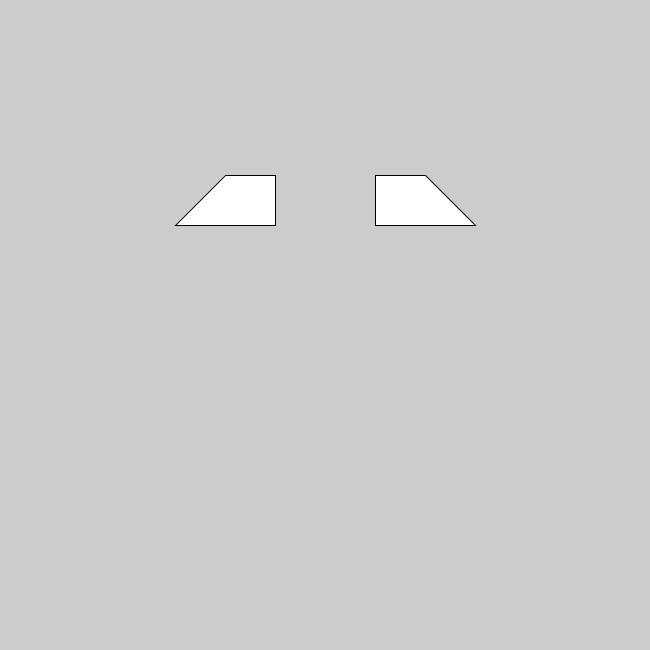
Frame 1 (no input)
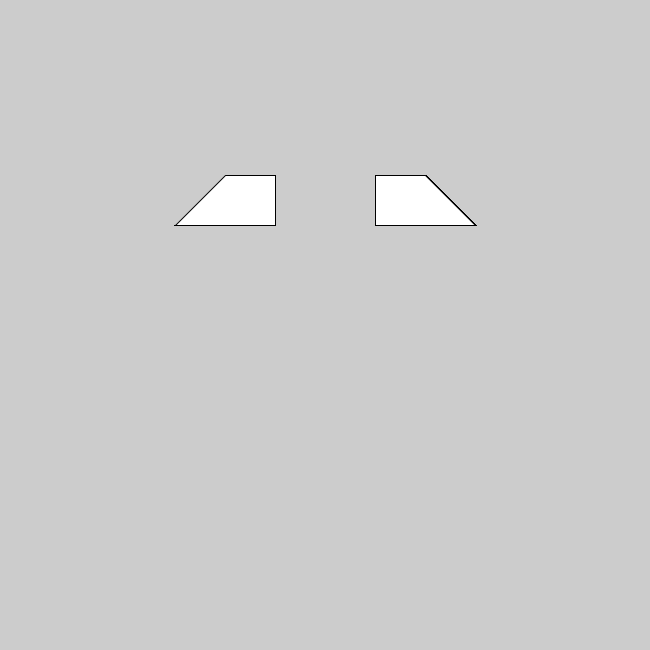
Frame 60 (the mouse pressed at the canvas centre just before this capture)
Frame 120 (the mouse held since frame 60 and released just before this capture): identical to frame 60, image omitted

The Processing sketch that drew these frames (run headless with seeded random() and noise(); from frame 60 on, the mouse is pressed at the canvas centre):

// Processing sketch: sourcils_fournis
// ── sourcils_fournis.pde
void setup() {
 size(650, 650); 
}

void draw() {

  quad(225, 175, 275, 175, 275, 225, 175, 225);

  quad(375, 175, 425, 175, 475, 225, 375, 225);

 
  
}
